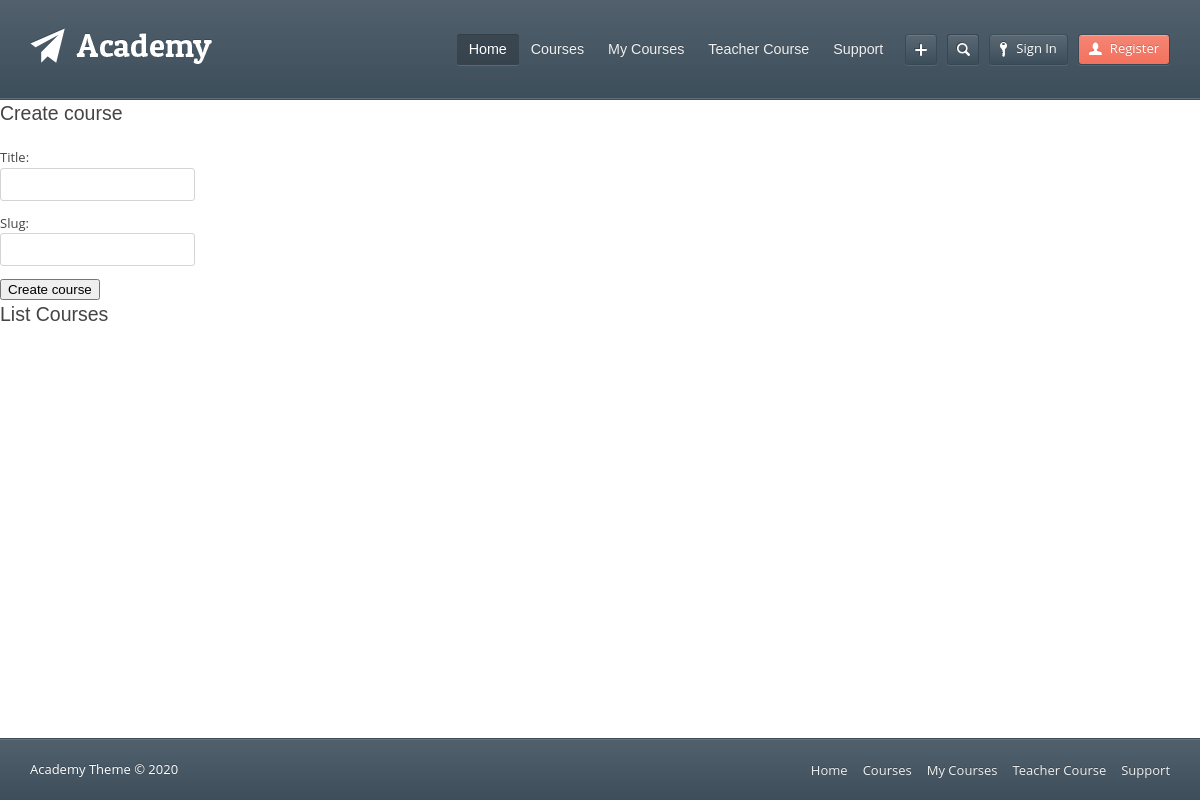
The app's page /course/del/11/11, older data.
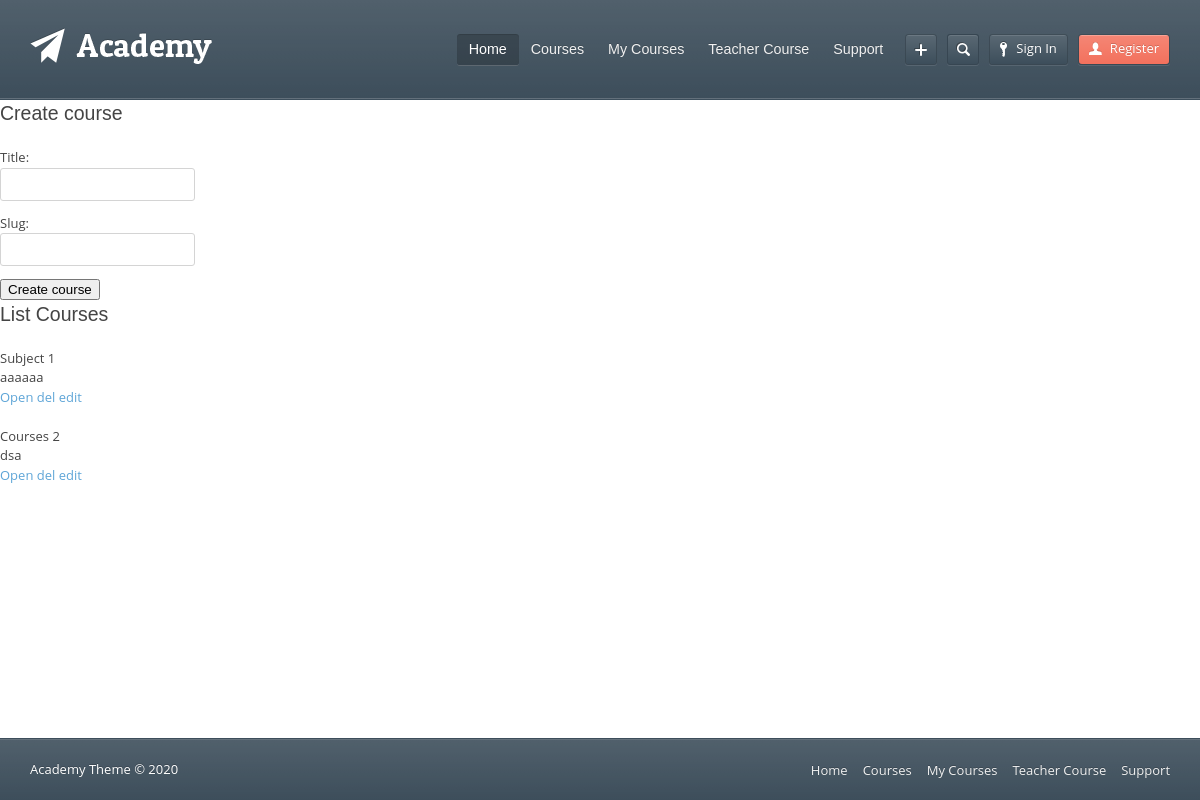
The same page, newer data.
### courser/models.py (models this page shows, shortened)
class Course(models.Model):
    subject = models.ForeignKey(Subject,
                                related_name='courses',
                                on_delete=models.CASCADE)
    title = models.CharField(max_length=200, unique=True)
    slug = models.SlugField(max_length=200)
    overview = models.TextField()
    created = models.DateTimeField(auto_now_add=True)
    class Meta:
        abstract = False

### courser/views.py (the view, shortened to what this page needs)
# urls.py: path('del/<int:pk>/<int:pk1>', DelCourseView.as_view(),name='del_course'),
class DelCourseView(View):
	def get(self, request, pk, pk1):
		data = Course.objects.filter(id=pk1)
		data.delete()
		form = CourseForm()
		content = {
			'form': form,
			'data' : Course.objects.filter(subject=pk),
			'pk': pk
		}
		return render(request, 'courserview/l_course.html', content)

### courser/forms.py
class CourseForm(forms.Form):
	title = forms.CharField(required=True)
	slug = forms.SlugField(required=True)

### courser/templates/courserview/l_course.html (shortened to what this page needs)
{% extends "base.html" %}
{% block content %}
	<h1>Create course</h1>
	<form action="{% url 'create-course' pk %}" method="post">
		{{ form.as_p }}
		<button type="submit">Create course</button>
	</form>
	<h1>List Courses</h1>
	{% for d in data %}
		<div> {{ d.title }} </div>
		<div> {{ d.slug }} </div>
		<a href="{% url "open_module" pk d.id %}">Open</a>
		<a href="{% url "del_course" pk d.id %}">del</a>
		<a href="{% url "edit_course" pk d.id %}">edit</a>
		<br>
		<br>
	{% endfor %}
{% endblock content %}

Row changes from the older to the newer data that the page shows:
added Course: title "Subject 1", slug "aaaaaa"
added Course: title "Courses 2", slug "dsa"
